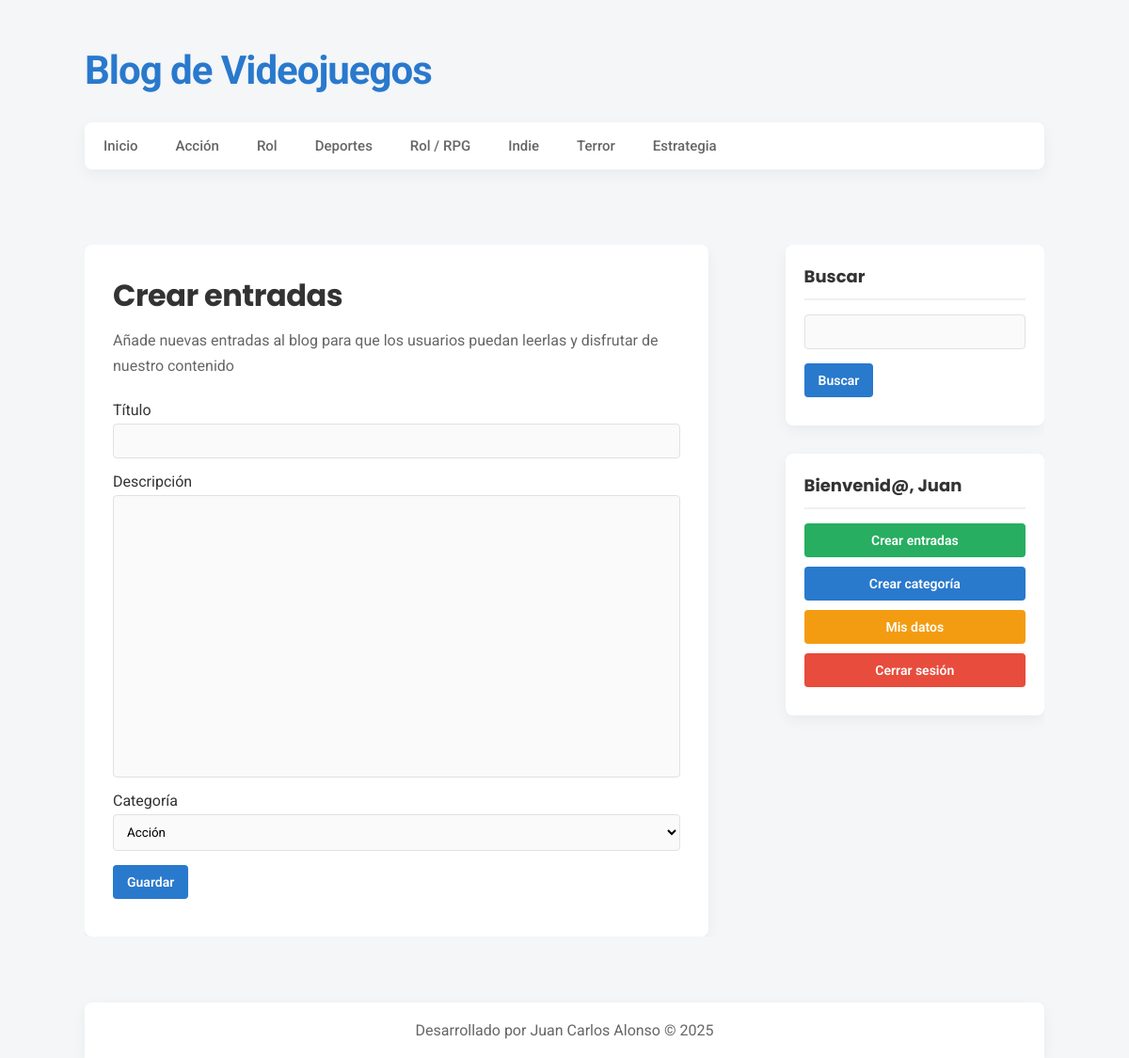
Screenshot of /crear-entradas.php (signed in) with the database file from the repository.
### tables this page shows
CREATE TABLE IF NOT EXISTS `categorias` (
  `id` int NOT NULL AUTO_INCREMENT,
  `nombre` varchar(100) DEFAULT NULL,
  PRIMARY KEY (`id`)
);

### includes/helpers.php (called while the page is built, shortened)
<?php
function conseguirCategorias($conexion) {
    $sql = "SELECT * FROM categorias ORDER BY id ASC";
    $categorias = mysqli_query($conexion, $sql);
    $resultado = array();
    if($categorias && mysqli_num_rows($categorias) >= 1){
        $resultado = $categorias;
    }
    return $resultado;
}

### crear-entradas.php (the view, shortened to what this page needs)
<?php require_once 'includes/cabecera.php'; ?>
<?php require_once 'includes/lateral.php'; ?>
<div id="principal">
    <h1>Crear entradas</h1>
    <p>
        Añade nuevas entradas al blog para que los usuarios puedan leerlas
        y disfrutar de nuestro contenido
    </p>
    <br/>
    <form action="acciones/guardar-entrada.php" method="POST">
        <label for="titulo">Título</titulo>
        <input type="text" name="titulo" />
        <label for="descripcion">Descripción</label>
        <textarea type="text" name="descripcion"></textarea>
        <label for="categoria">Categoría</label>
        <select name="categoria">
            <?php
                $categorias = conseguirCategorias($db);
                if(!empty($categorias)):
                    while($categoria = mysqli_fetch_assoc($categorias)):
            ?>
                        <option value="<?=$categoria['id']?>">
                            <?=$categoria['nombre'];?></a>
                        </option>
            <?php
                    endwhile;
                endif;
            ?>
        </select>
        <input type="submit" value="Guardar" />
    </form>
</div>
<?php require_once 'includes/pie.php'; ?>

### includes/cabecera.php (shortened to what this page needs)
<?php require_once 'conexion.php'; ?>
<?php require_once 'includes/helpers.php'; ?>
<!DOCTYPE HTML>
<html lang="es">
<head>
    <link rel="stylesheet" type="text/css" href="./assets/css/style.css">
</head>
<body>
    <header id="cabecera">
        <div id="logo">
            <a href="index.php">
                <p>Blog de Videojuegos</p>
            </a>
        </div>
        <nav id="menu">
            <ul>
                <li>
                    <a href="index.php">Inicio</a>
                </li>
                <?php
                $categorias = conseguirCategorias($db);
                if (!empty($categorias)):
                    while ($categoria = mysqli_fetch_assoc($categorias)):
                ?>
                        <li>
                            <a href="categoria.php?id=<?= $categoria['id'] ?>"><?= $categoria['nombre']; ?></a>
                        </li>
                <?php
                    endwhile;
                endif;
                ?>
            </ul>
        </nav>
    </header>
    <div id="contenedor">

### assets/css/style.css (style rules this page uses)
:root { --primary: #2979CD; --primary-hover: #1c5fa0; --bg-body: #f4f6f8; --bg-white: #ffffff; --text-dark: #333333; --text-gray: #666666; --border-color: #e1e1e1; --soft-shadow: 0px 5px 15px rgba(0, 0, 0, 0.05); }
* { margin: 0px; padding: 0px; font-family: 'Roboto', sans-serif; text-decoration: none; box-sizing: border-box; }
body { background: var(--bg-body); color: var(--text-dark); display: flex; flex-direction: column; min-height: 100vh; }
#cabecera { width: 85%; height: auto; background: transparent; margin: 30px auto; }
#logo { float: left; width: 540px; height: 100px; }
#logo a { font-family: 'Poppins', sans-serif; font-size: 42px; font-weight: 700; letter-spacing: -1px; color: var(--primary); text-shadow: none; transition: all 300ms; margin-left: 0; display: block; padding-top: 20px; }
#menu { clear: both; width: 100%; height: 50px; background: var(--bg-white); border: none; border-radius: 8px; box-shadow: var(--soft-shadow); overflow: hidden; margin-bottom: 20px; }
#menu ul { list-style: none; }
#menu ul li { float: left; line-height: 50px; border-right: none; }
#menu ul li a { display: block; padding-left: 20px; padding-right: 20px; font-size: 15px; font-weight: 500; color: var(--text-gray); transition: all 0.3s; }
#contenedor { width: 85%; height: auto; margin: 0px auto; margin-top: 30px; margin-bottom: 30px; overflow: hidden; }
label, input[type="text"], input[type="email"], input[type="password"], textarea, select { display: block; width: 100%; margin-top: 5px; margin-bottom: 5px; }
input[type="text"], input[type="email"], input[type="password"], textarea, select { padding: 10px; margin-bottom: 15px; border: 1px solid var(--border-color); border-radius: 4px; background: #fafafa; outline: none; transition: border 0.3s; }
textarea { height: 300px; resize: none; }
input[type="button"], input[type="submit"], .boton { margin-top: 10px; margin-bottom: 10px; display: block; border-radius: 4px; color: white; background: var(--primary); border: none; cursor: pointer; padding: 10px 15px; font-weight: 600; font-size: 14px; transition: transform 0.2s, background 0.2s; }
#principal { float: left; width: 65%; min-height: 572px; background: var(--bg-white); border-radius: 8px; box-shadow: var(--soft-shadow); padding: 30px; overflow: hidden; }
#principal h1 { font-size: 32px; color: var(--text-dark); font-family: 'Poppins', sans-serif; letter-spacing: -0.5px; margin-bottom: 10px; text-shadow: none; }
#principal p { margin-top: 10px; line-height: 1.7; color: var(--text-gray); }

### rows the page displays
categorias: nombre "Acción"
categorias: nombre "Rol"
categorias: nombre "Deportes"
categorias: nombre "Rol / RPG"
categorias: nombre "Indie"
categorias: nombre "Terror"
categorias: nombre "Estrategia"

### other values shown
$_SESSION['usuario']['nombre'] "Juan"
form field categoria "Acción"
